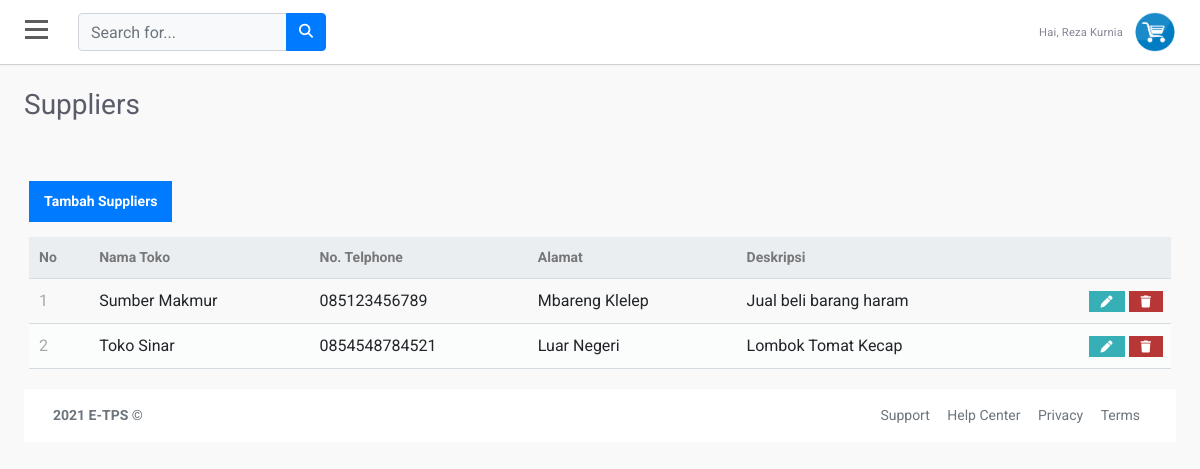
The page /dashboard/menusuppliers.php (signed in) on the database its author committed.
### tables this page shows
CREATE TABLE `user` (
  `id` int(11) NOT NULL,
  `nama` varchar(100) NOT NULL,
  `email` varchar(100) NOT NULL,
  `username` varchar(100) NOT NULL,
  `password` varchar(50) NOT NULL,
  `hakakses` varchar(100) NOT NULL
);

CREATE TABLE `suppliers` (
  `id` int(11) NOT NULL,
  `namatoko` varchar(100) NOT NULL,
  `telp` varchar(100) NOT NULL,
  `alamat` varchar(100) NOT NULL,
  `deskripsi` varchar(100) NOT NULL
);

### dashboard/menusuppliers.php (the view, shortened to what this page needs)
<?php
include('../koneksi.php');
?>
<!doctype html>
<html lang="en">
<head>
  <link rel="stylesheet" href="https://stackpath.bootstrapcdn.com/bootstrap/4.1.3/css/bootstrap.min.css">
  <link rel="stylesheet" href="https://use.fontawesome.com/releases/v5.7.2/css/all.css">
  <link rel="stylesheet" href="https://cdnjs.cloudflare.com/ajax/libs/font-awesome/4.7.0/css/font-awesome.min.css">
  <link href="//netdna.bootstrapcdn.com/font-awesome/3.2.1/css/font-awesome.css" rel="stylesheet">
  <link rel="stylesheet" href="font/font/flaticon.css">
  <link rel="stylesheet" type="text/css" href="../asset/style.css">
  <link rel="stylesheet" type="text/css" href="../asset/tabeladmin.css">
</head>
<body>
  <div id="wrapper">
    <div id="page-content-wrapper">
      <div id="content">
        <div class="container-fluid p-0 px-lg-0 px-md-0">
          <nav class="navbar navbar-expand navbar-light my-navbar">
            <div type="button" id="bar" class="nav-icon1 hamburger animated fadeInLeft is-closed" data-toggle="offcanvas">
              <span></span>
              <span></span>
              <span></span>
            </div>
            <form class="d-none d-sm-inline-block form-inline navbar-search">
              <div class="input-group">
                <input type="text" class="form-control bg-light " placeholder="Search for..." aria-label="Search">
                <div class="input-group-append">
                  <button class="btn btn-primary" type="button">
                    <i class="fas fa-search fa-sm"></i>
                  </button>
                </div>
              </div>
            </form>
            <ul class="navbar-nav ml-auto">
              <?php
              $tampilPeg    = mysqli_query($koneksi, "SELECT * FROM user WHERE username='$_SESSION[username]'");
              $peg    = mysqli_fetch_array($tampilPeg);
              ?>
              <li class="nav-item dropdown">
                <a class="nav-link dropdown-toggle" href="#" id="userDropdown" role="button" data-toggle="dropdown">
                  <span class="mr-2 d-none d-lg-inline text-gray-600 small">Hai, <?= $peg['nama'] ?></span>
                  <img class="img-profile rounded-circle" src="../img/logo.png">
                </a>
              </li>
            </ul>
          </nav>
          <div class="container-fluid px-lg-4">
            <div class="row">
              <div class="col-md-12 mt-lg-4 mt-4">
                <div class="d-sm-flex align-items-center justify-content-between mb-4">
                  <h1 class="h3 mb-0 text-gray-800">Suppliers</h1>
                </div>
              </div>
              <div class="content read">
                <a href="aksi/tambahsuppliers.php" class="create-contact">Tambah Suppliers</a>
                <table>
                  <thead>
                    <tr>
                      <td>No</td>
                      <td>Nama Toko</td>
                      <td>No. Telphone</td>
                      <td>Alamat</td>
                      <td>Deskripsi</td>
                      <td></td>
                    </tr>
                  </thead>
                  <tbody>
                    <?php
                    include('../koneksi.php');
                    $query = "SELECT * FROM suppliers ORDER BY id ASC";
                    $result = mysqli_query($koneksi, $query);
                    $no = 1;
                    while ($row = mysqli_fetch_assoc($result)) {
                    ?>
                      <tr>
                        <td><?php echo $no; ?></td>
                        <td><?php echo $row['namatoko']; ?></td>
                        <td><?php echo $row['telp']; ?></td>
                        <td><?php echo $row['alamat']; ?></td>
                        <td><?php echo $row['deskripsi']; ?></td>
                        <td class="actions">
                          <a href="aksi/editsuppliers.php?id=<?php echo $row['id']; ?>" class="edit"><i class="fas fa-pen fa-xs"></i></a>
                          <a href="proses/proseshapussuppliers.php?id=<?php echo $row['id']; ?>" class="trash"><i class="fas fa-trash fa-xs"></i></a>
                        </td>
                      </tr>
                    <?php
                      $no++;
                    }
                    ?>
                  </tbody>
                </table>
              </div>
            </div>
            <footer class="footer">
              <div class="container-fluid">
                <div class="row text-muted">
                  <div class="col-6 text-left">
                    <p class="mb-0">
                      <a href="index.html" class="text-muted"><strong>2021 E-TPS </strong></a> &copy
                    </p>
                  </div>
                  <div class="col-6 text-right">
                    <ul class="list-inline">
                      <li class="footer-item">
                        <a class="text-muted" href="#">Support</a>
                      </li>
                      <li class="footer-item">
                        <a class="text-muted" href="#">Help Center</a>
                      </li>
                      <li class="footer-item">
                        <a class="text-muted" href="#">Privacy</a>
                      </li>
                      <li class="footer-item">
                        <a class="text-muted" href="#">Terms</a>
                      </li>
                    </ul>
                  </div>
                </div>
              </div>
            </footer>
          </div>
        </div>
      </div>
</body>
</html>

### asset/style.css (style rules this page uses)
body { position: relative; overflow-x:hidden; background: #f7f7fc; font-family: 'Roboto', sans-serif; }
body, html { height: 100%; }
.navbar-nav > li > a ,.submenu-box ul li a { color:rgb(255, 255, 255)!important; text-transform: capitalize; font-size: 14px; padding:10px 10px 10px 20px!important; display: block; font-weight: 400; position: relative; z-index: 2; font-family: 'Roboto', sans-serif; letter-spacing: .2px; }
.navbar-nav li { display:block!important; margin:2px 0px; }
.nav-item .nav-link { display:block; color:white!important; text-transform:capitalize; text-decoration: none; padding:6px 10px; transition:0.4s ease; }
#page-content-wrapper { width: 100%; transition: all 0.5s ease; }
.nav-icon1 { z-index: 999; position:relative; display: block; width:23px; margin:0px 30px 0px 25px; cursor:pointer; height: 25px; }
.nav-icon1 span { position:absolute; top:0; width:100%; height:3px; cursor:pointer; background-color:#5d5d5d; left:0; transform:rotate(0deg); transition:.30s ease-in-out; }
.nav-icon1 span:nth-of-type(1) { top:0; }
.nav-icon1 span:nth-of-type(2) { top:8px; }
.nav-icon1 span:nth-of-type(3) { top:16px; }
.my-navbar { padding:0px; background-color:white; box-shadow: 0 1px 1px 0 rgba(0,0,0,.16); }
.text-gray-600 { color: #858796!important; }
.nav-link .img-profile { height:40px; width:40px; }
.dropdown, .dropleft, .dropright, .dropup { position: relative; }
.text-gray-800 { color: #5a5c69!important; font-size: 1.75rem; font-weight: 400; line-height: 1.2; }
footer.footer { padding: 1rem .875rem; direction: ltr; background: #fff; }
footer.footer ul { margin:0px; list-style:none; }
.footer ul li { display:inline-block; margin:0px 7px; }
.text-muted { color: #6c757d!important; font-size:14px; }

### asset/tabeladmin.css (style rules this page uses)
body { background: #f9f9f9; font-family: "Roboto", sans-serif; }

### dashboard/menusuppliers.php (style rules this page uses)
.content { width: 100%; margin: 20px; }
.read .create-contact { display: inline-block; text-decoration: none; background-color: #007bff; font-weight: bold; font-size: 14px; color: #FFFFFF; padding: 10px 15px; margin: 15px 0; }
.read table { width: 100%; padding-top: 30px; border-collapse: collapse; }
.read table thead { background-color: #ebeef1; border-bottom: 1px solid #d3dae0; }
.read table thead td { padding: 10px; font-weight: bold; color: #767779; font-size: 14px; }
.read table tbody tr { border-bottom: 1px solid #d3dae0; }
.read table tbody tr:nth-child(even) { background-color: #fbfcfc; }
.read table tbody tr td { padding: 10px; }
.read table tbody tr td:nth-child(1) { color: #a5a7a9; }
.read table tbody tr td.actions { padding: 8px; text-align: right; }
.read table tbody tr td.actions .edit, .read table tbody tr td.actions .trash { display: inline-flex; text-align: right; text-decoration: none; color: #FFFFFF; padding: 10px 12px; }
.read table tbody tr td.actions .trash { background-color: #b73737; }
.read table tbody tr td.actions .edit { background-color: #37afb7; }

### rows shown on the page
user: nama "Reza Kurnia"
suppliers: namatoko "Sumber Makmur", telp "085123456789", alamat "Mbareng Klelep", deskripsi "Jual beli barang haram"
suppliers: namatoko "Toko Sinar", telp "0854548784521", alamat "Luar Negeri", deskripsi "Lombok Tomat Kecap"
